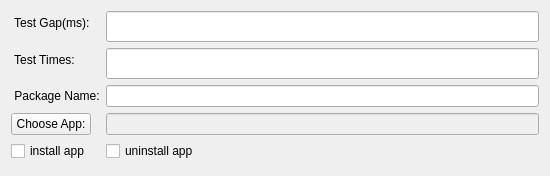
<?xml version="1.0" encoding="UTF-8"?>
<ui version="4.0">
 <class>Setting</class>
 <widget class="QWidget" name="Setting">
  <property name="geometry">
   <rect>
    <x>0</x>
    <y>0</y>
    <width>550</width>
    <height>176</height>
   </rect>
  </property>
  <property name="windowTitle">
   <string>Form</string>
  </property>
  <layout class="QGridLayout" name="gridLayout">
   <item row="1" column="0">
    <layout class="QFormLayout" name="formLayout">
     <item row="0" column="0">
      <widget class="QLabel" name="label">
       <property name="text">
        <string> Test Gap(ms):</string>
       </property>
      </widget>
     </item>
     <item row="0" column="1">
      <widget class="QLineEdit" name="edit_div">
       <property name="font">
        <font>
         <family>隶书</family>
         <pointsize>12</pointsize>
         <weight>50</weight>
         <bold>false</bold>
        </font>
       </property>
      </widget>
     </item>
     <item row="1" column="0">
      <widget class="QLabel" name="label_2">
       <property name="text">
        <string> Test Times:    </string>
       </property>
      </widget>
     </item>
     <item row="1" column="1">
      <widget class="QLineEdit" name="edit_times">
       <property name="font">
        <font>
         <family>隶书</family>
         <pointsize>12</pointsize>
        </font>
       </property>
      </widget>
     </item>
     <item row="3" column="0">
      <widget class="QLabel" name="text">
       <property name="text">
        <string> Package Name:</string>
       </property>
      </widget>
     </item>
     <item row="5" column="0">
      <widget class="QPushButton" name="btn_app">
       <property name="enabled">
        <bool>true</bool>
       </property>
       <property name="text">
        <string>Choose App:</string>
       </property>
      </widget>
     </item>
     <item row="3" column="1">
      <widget class="QLineEdit" name="textEdit_packagename"/>
     </item>
     <item row="5" column="1">
      <widget class="QLineEdit" name="textEdit_apppath">
       <property name="enabled">
        <bool>false</bool>
       </property>
      </widget>
     </item>
     <item row="6" column="0">
      <widget class="QCheckBox" name="checkBox_install">
       <property name="text">
        <string>install app</string>
       </property>
      </widget>
     </item>
     <item row="6" column="1">
      <widget class="QCheckBox" name="checkBox_uninstall">
       <property name="text">
        <string>uninstall app</string>
       </property>
      </widget>
     </item>
    </layout>
   </item>
  </layout>
 </widget>
 <resources/>
 <connections/>
</ui>
